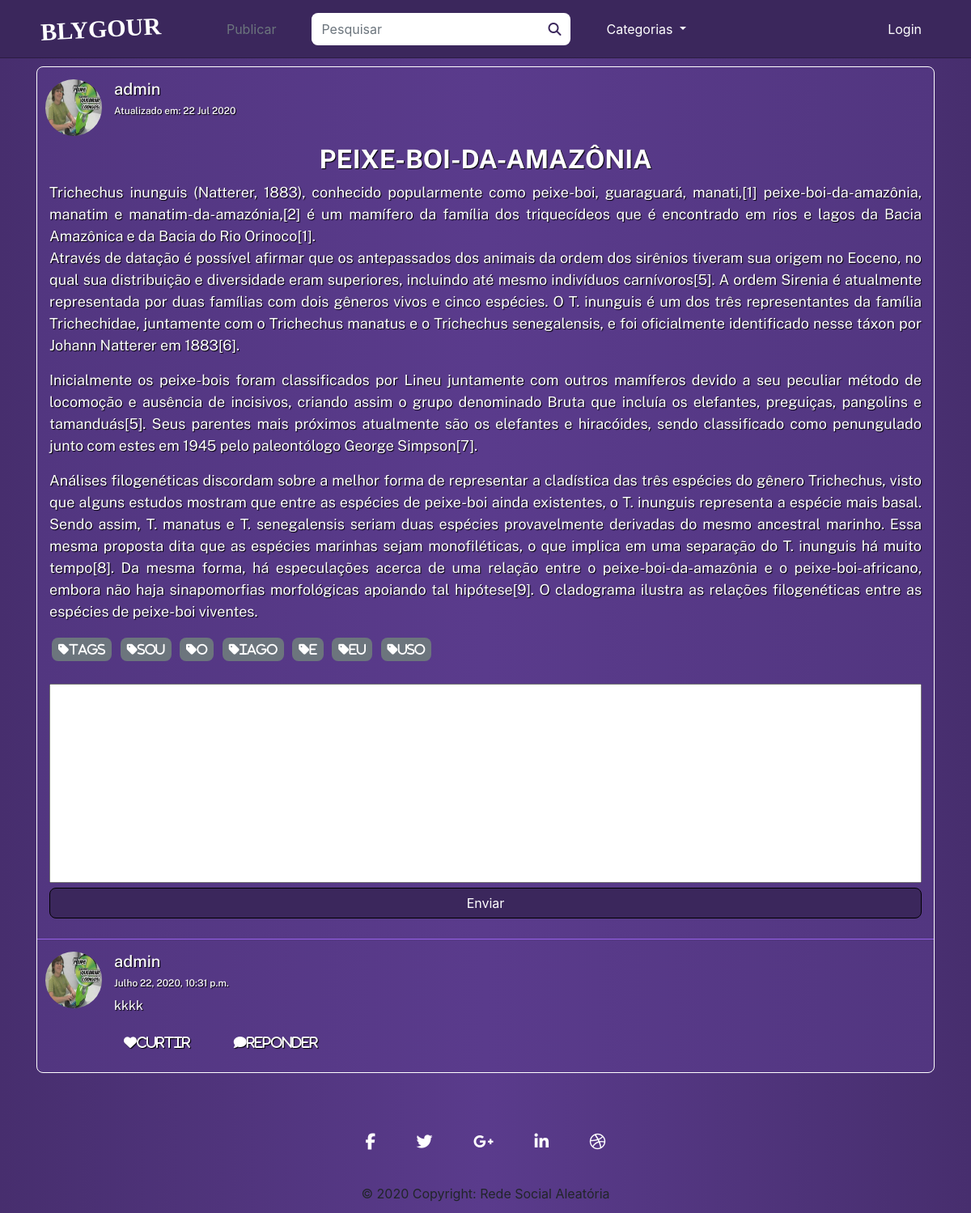
The app's page /47 with its own data.
### posts/models.py (models this page shows, shortened)
class Post(models.Model):
    title = models.CharField('Título', max_length=100)
    text = models.TextField('Texto da Postagem')
    user = models.ForeignKey(get_user_model(), on_delete=models.CASCADE, null=True, blank=True)
    image = models.ImageField(upload_to = get_file_path, verbose_name='Imagem', null=True, blank=True)
    tags = TaggableManager(help_text="Suas tags")
    created_at = models.DateTimeField('Criado em :', auto_now_add = True)
    updated_at = models.DateTimeField('Modificado em :', auto_now = True)
    class Meta:
        verbose_name = 'Postagem'
        verbose_name_plural = 'Postagens'
        ordering = ['text']

class Comments(models.Model):
    user = models.ForeignKey(get_user_model(), verbose_name='Usuário', on_delete=models.CASCADE)
    post = models.ForeignKey(Post, verbose_name='Post', on_delete=models.CASCADE)
    comment = models.TextField('Texto da Postagem')
    created_at = models.DateTimeField('Criado em :', auto_now_add = True)
    updated_at = models.DateTimeField('Modificado em :', auto_now = True)
    class Meta:
        verbose_name = 'Comentário'
        verbose_name_plural = 'Comentários'
        ordering = ['created_at']

### users/models.py (models this page shows, shortened)
class User(AbstractUser, PermissionsMixin):
    username = models.CharField('Nome do usuário', max_length=30, unique=True)
    email = models.EmailField('Email', unique=True)
    profile_picture = models.ImageField(upload_to = get_file_path, verbose_name='Imagem', null=True, blank=True)
    is_active = models.BooleanField('Está Ativo?', blank=True, default=True)
    is_staff = models.BooleanField('É da equipe?', blank=True, default=False)
    is_superuser = models.BooleanField('É super Usuário?', blank=True, default=False)
    date_joined = models.DateField('Data de Entrada', auto_now_add=True)
    first_name = None
    last_name = None
    objects = UserManager()
    USERNAME_FIELD = 'username'
    REQUIRED_FIELDS = ['email']
    def __str__(self):
        return self.username
    class Meta:
        verbose_name = 'Usuário'
        verbose_name_plural = 'Usuários'

### posts/views.py (the view)
# urls.py: path('<int:id>', views.viewPost, name='posts-view'),
def viewPost(request, id):
    template_name = 'posts/details.html'
    post = get_object_or_404(Post, pk=id)
    comments = Comments.objects.all().order_by('-created_at').filter(post = post)
    if request.method == 'POST':
        form = CommentsForm(request.POST or None)
        if form.is_valid():
            comment = form.save(commit = False)
            comment.user = request.user
            comment.post = post
            comment.save()
            messages.success(request, 'Comentário enviado com Sucesso')
            return redirect('posts:posts-view', id=post.id)
    else:
        form = CommentsForm(request.POST)
        context = {
            'post': post,
            'comments': comments,
            'form': form,
        }
        return render(request, template_name, context)

### posts/forms.py
class CommentsForm(forms.ModelForm):
    widgets = {
            'text': forms.Textarea(attrs={
                'class': 'form-control',
                'placeholder': 'Digite aqui o seu comentário',
            }),
        }
    class Meta:
        model = Comments
        fields = ('comment',)

### posts/templates/posts/details.html (shortened to what this page needs)
{% extends 'posts/index.html' %}
{% load static %}
{% load crispy_forms_tags %}
{% block styles %}
    <link rel="stylesheet" href="{% static 'css/add-post.css' %}">
{% endblock styles %}
{% block content %}
    <div class="container view-posts">
        {% block user_informations %}
            {{ block.super }}
        {% endblock user_informations %}
        <div class="row title">
            <div class="col-12">
                <h2>
                    <strong>{{ post.title|upper }}</strong>
                </h2>
            </div>
        </div>
        <div class="row post">
            <div class="col-12">
                {{ post.text|linebreaks }}
                {% for tag in post.tags.all %}
                    <a href="{% url 'posts:index_tagged' tag %}" class="tags">
                        <button type="button" class="btn btn-secondary btn-sm button-tags">
                            <i class="fa fa-tag tags-text">{{ tag }}</i>
                        </button>
                    </a>
                {% endfor %}
            </div>
        </div>
        <div class="row">
            <div class="col-12">
                <form method="POST" enctype="multipart/form-data">
                    <div class="field">
                        {{ form.comment }}
                    </div>
                    <input type="submit" class="btn btn-block btn-comment" value="Enviar">
                </form>
            </div>
        </div>
        {% for comment in comments %}
            <div class="row user comments">
                <div>
                    <a href="{% url 'posts:profile_user' comment.user.username %}" class='user'>
                        {% if comment.user.profile_picture %}
                            <img class='user-picture' src="/media/{{ comment.user.profile_picture }}" alt="Profile Picture {{ post.user }}">
                        {% else %}
                            <img class='user-picture' src="/media/profiles/avatar.png" alt="Default profile picture">
                        {% endif %}
                    </div>
                    <div class="col">
                        <h5>
                            {{ comment.user }}</a>
                    </h5>
                <h6 class="data-update">{{ comment.updated_at }}</h6>
                <p>{{ comment.comment }}</p>
                <h5>
                    <a class="btn">
                        <i class="fas fa-heart">Curtir</i>
                    </a>
                    <a class="btn" onclick="AparecerResposta('{{ comment.id }}')">
                        <i class="fas fa-comment">Reponder</i>
                    </a>
                </h5>
            </div>
        </div>
    {% endfor %}
</div>
{% endblock content %}

### posts/templates/posts/index.html (shortened to what this page needs)
{% extends 'base.html' %}
{% load static %}
{% block content %}
    {% for post in posts %}
            {% block user_informations %}
                <div class="row user">
                    <div>
                        <a href="{% url 'posts:profile_user' post.user.username %}" class='user'>
                            {% if post.user.profile_picture %}
                                <img class='user-picture' src="/media/{{ post.user.profile_picture }}" alt="Profile Picture {{ post.user }}">
                            {% else %}
                                <img class='user-picture' src="/media/profiles/avatar.png" alt="Default profile picture">
                            {% endif %}
                        </a>
                    </div>
                    <div class="col">
                        <h5>
                            <a href="{% url 'posts:profile_user' post.user.username %}" class='user'>{{ post.user }}</a>
                        </h5>
                        <h6 class="data-update">Atualizado em:
                            {{ post.updated_at|date:"d M Y" }}</h6>
                    </div>
                </div>
            {% endblock user_informations %}
    {% endfor %}
{% endblock content %}
{% block pagination %}
    {{ block.super }}
{% endblock pagination %}

### posts/static/css/style.css (style rules this page uses)
:root { --roxo-principal: #3B275C; --roxo-escuro: #241838; --roxo-claro: #5A3B8C; }
body { background-image: linear-gradient(to right, #472E6E, #5A3B8C, #472E6E); }
h1, h2, h3, h4, h5, h6, p { color: white; font-family: 'Public Sans', sans-serif; text-shadow: 1px 1px 1px black; }
a, a:hover, a:focus { text-decoration: none; }
input, input:hover, input:focus, .btn, .btn:hover, .btn:focus, .form-control, .form-control:hover, .form-control:focus { box-shadow: none; border: none; outline: none; border-radius: 8px; }
.conteudo .view-posts { background-image: linear-gradient(to right, #523680, #5A3B8C, #523680); border-radius: 8px; }
.view-posts { border: 1px solid white; margin-top: 5px; }
.row.user { margin-bottom: 10px; margin-top: 15px; }
.row.user img.user-picture { height: 70px; width: 70px; border-radius: 50vh; margin-left: 10px; }
a.user { color: white; }
.data-update { font-size: 12px; }
.btn-comment { margin-bottom: 10px; }
.row.user.comments { border-top: 1px solid #9761E8; padding-top: 15px; color: white; text-shadow: 1px 1px 1px black; }
.comments-actions i, .comments i { justify-content: center; margin-right: 25px; }
.view-posts .title { text-align: center; overflow-wrap: break-word; }
.view-posts .post { margin-bottom: 10px; box-shadow: none; }
.view-posts .post p { font-size: max(18px, 0.8vw); overflow-wrap: break-word; text-align: justify; }
.tags-text { font-size: 15px; word-break: break-all; }
.button-tags { margin: 3px; }
textarea { width: 100%; }

### posts/static/css/add-post.css (style rules this page uses)
textarea { margin-top: 15px; resize: none; }
input[type='submit'] { background-color: var(--roxo-principal); border: 1px solid black; color: white; }

### records on screen
Post: user.profile_picture (picture), user "admin", updated_at "22 Jul 2020", title "PEIXE-BOI-DA-AMAZÔNIA", text "Trichechus inunguis (Natterer, 1883), conhecido popularmente como peixe-boi, guaraguará, manati,[1] peixe-boi-da-amazônia, manatim e manatim-da-amazónia,[2] é um mamífero da família dos triquecídeos que é encontrado em rios e lagos da Bacia Amazônica e da Bacia do Rio Orinoco[1]. Através de datação é possível afirmar que os antepassados dos animais da ordem dos sirênios tiveram sua origem no Eoceno, no qual sua distribuição e diversidade eram superiores, incluindo até mesmo indivíduos carnívoros[5]. A ordem Sirenia é atualmente representada por duas famílias com dois gêneros vivos e cinco espécies. O T. inunguis é um dos três representantes da família Trichechidae, juntamente com o…"
Tag: name "tags"
Tag: name "sou"
Tag: name "o"
Tag: name "iago"
Tag: name "e"
Tag: name "eu"
Tag: name "uso"
Comments: user.profile_picture (picture), user "admin", updated_at "Julho 22, 2020, 10:31 p.m.", comment "kkkk"
